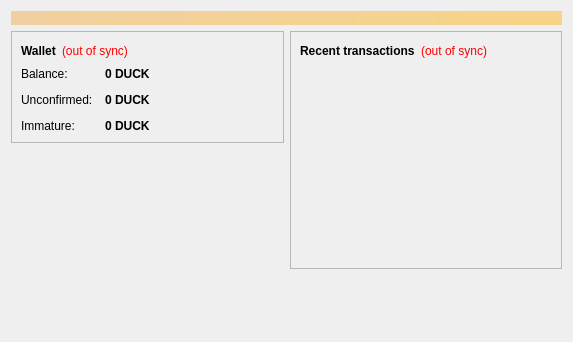
<?xml version="1.0" encoding="UTF-8"?>
<ui version="4.0">
 <class>OverviewPage</class>
 <widget class="QWidget" name="OverviewPage">
  <property name="geometry">
   <rect>
    <x>0</x>
    <y>0</y>
    <width>573</width>
    <height>342</height>
   </rect>
  </property>
  <property name="windowTitle">
   <string>Form</string>
  </property>
  <layout class="QVBoxLayout" name="topLayout">
   <item>
    <widget class="QLabel" name="labelAlerts">
     <property name="visible">
      <bool>false</bool>
     </property>
     <property name="styleSheet">
      <string notr="true">background-color: qlineargradient(x1: 0, y1: 0, x2: 1, y2: 0, stop:0 #F0D0A0, stop:1 #F8D488); color:#000000;</string>
     </property>
     <property name="wordWrap">
      <bool>true</bool>
     </property>
     <property name="margin">
      <number>3</number>
     </property>
    </widget>
   </item>
   <item>
    <layout class="QHBoxLayout" name="horizontalLayout" stretch="1,1">
     <item>
      <layout class="QVBoxLayout" name="verticalLayout_2">
       <item>
        <widget class="QFrame" name="frame">
         <property name="frameShape">
          <enum>QFrame::StyledPanel</enum>
         </property>
         <property name="frameShadow">
          <enum>QFrame::Raised</enum>
         </property>
         <layout class="QVBoxLayout" name="verticalLayout_4">
          <item>
           <layout class="QHBoxLayout" name="horizontalLayout_4">
            <item>
             <widget class="QLabel" name="label_5">
              <property name="font">
               <font>
                <weight>75</weight>
                <bold>true</bold>
               </font>
              </property>
              <property name="text">
               <string>Wallet</string>
              </property>
             </widget>
            </item>
            <item>
             <widget class="QLabel" name="labelWalletStatus">
              <property name="toolTip">
               <string>The displayed information may be out of date. Your wallet automatically synchronizes with the DuckBits network after a connection is established, but this process has not completed yet.</string>
              </property>
              <property name="styleSheet">
               <string notr="true">QLabel { color: red; }</string>
              </property>
              <property name="text">
               <string notr="true">(out of sync)</string>
              </property>
              <property name="alignment">
               <set>Qt::AlignLeading|Qt::AlignLeft|Qt::AlignVCenter</set>
              </property>
             </widget>
            </item>
            <item>
             <spacer name="horizontalSpacer_2">
              <property name="orientation">
               <enum>Qt::Horizontal</enum>
              </property>
              <property name="sizeHint" stdset="0">
               <size>
                <width>40</width>
                <height>20</height>
               </size>
              </property>
             </spacer>
            </item>
           </layout>
          </item>
          <item>
           <layout class="QFormLayout" name="formLayout_2">
            <property name="fieldGrowthPolicy">
             <enum>QFormLayout::AllNonFixedFieldsGrow</enum>
            </property>
            <property name="horizontalSpacing">
             <number>12</number>
            </property>
            <property name="verticalSpacing">
             <number>12</number>
            </property>
            <item row="0" column="0">
             <widget class="QLabel" name="label">
              <property name="text">
               <string>Balance:</string>
              </property>
             </widget>
            </item>
            <item row="0" column="1">
             <widget class="QLabel" name="labelBalance">
              <property name="font">
               <font>
                <weight>75</weight>
                <bold>true</bold>
               </font>
              </property>
              <property name="cursor">
               <cursorShape>IBeamCursor</cursorShape>
              </property>
              <property name="toolTip">
               <string>Your current balance</string>
              </property>
              <property name="text">
               <string notr="true">0 DUCK</string>
              </property>
              <property name="textInteractionFlags">
               <set>Qt::LinksAccessibleByMouse|Qt::TextSelectableByKeyboard|Qt::TextSelectableByMouse</set>
              </property>
             </widget>
            </item>
            <item row="1" column="0">
             <widget class="QLabel" name="label_3">
              <property name="text">
               <string>Unconfirmed:</string>
              </property>
             </widget>
            </item>
            <item row="1" column="1">
             <widget class="QLabel" name="labelUnconfirmed">
              <property name="font">
               <font>
                <weight>75</weight>
                <bold>true</bold>
               </font>
              </property>
              <property name="cursor">
               <cursorShape>IBeamCursor</cursorShape>
              </property>
              <property name="toolTip">
               <string>Total of transactions that have yet to be confirmed, and do not yet count toward the current balance</string>
              </property>
              <property name="text">
               <string notr="true">0 DUCK</string>
              </property>
              <property name="textInteractionFlags">
               <set>Qt::LinksAccessibleByMouse|Qt::TextSelectableByKeyboard|Qt::TextSelectableByMouse</set>
              </property>
             </widget>
            </item>
            <item row="2" column="0">
             <widget class="QLabel" name="labelImmatureText">
              <property name="text">
               <string>Immature:</string>
              </property>
             </widget>
            </item>
            <item row="2" column="1">
             <widget class="QLabel" name="labelImmature">
              <property name="font">
               <font>
                <weight>75</weight>
                <bold>true</bold>
               </font>
              </property>
              <property name="toolTip">
               <string>Mined balance that has not yet matured</string>
              </property>
              <property name="text">
               <string notr="true">0 DUCK</string>
              </property>
              <property name="textInteractionFlags">
               <set>Qt::LinksAccessibleByMouse|Qt::TextSelectableByKeyboard|Qt::TextSelectableByMouse</set>
              </property>
             </widget>
            </item>
           </layout>
          </item>
         </layout>
        </widget>
       </item>
       <item>
        <spacer name="verticalSpacer">
         <property name="orientation">
          <enum>Qt::Vertical</enum>
         </property>
         <property name="sizeHint" stdset="0">
          <size>
           <width>20</width>
           <height>40</height>
          </size>
         </property>
        </spacer>
       </item>
      </layout>
     </item>
     <item>
      <layout class="QVBoxLayout" name="verticalLayout_3">
       <item>
        <widget class="QFrame" name="frame_2">
         <property name="frameShape">
          <enum>QFrame::StyledPanel</enum>
         </property>
         <property name="frameShadow">
          <enum>QFrame::Raised</enum>
         </property>
         <layout class="QVBoxLayout" name="verticalLayout">
          <item>
           <layout class="QHBoxLayout" name="horizontalLayout_2">
            <item>
             <widget class="QLabel" name="label_4">
              <property name="text">
               <string>&lt;b&gt;Recent transactions&lt;/b&gt;</string>
              </property>
             </widget>
            </item>
            <item>
             <widget class="QLabel" name="labelTransactionsStatus">
              <property name="toolTip">
               <string>The displayed information may be out of date. Your wallet automatically synchronizes with the DuckBits network after a connection is established, but this process has not completed yet.</string>
              </property>
              <property name="styleSheet">
               <string notr="true">QLabel { color: red; }</string>
              </property>
              <property name="text">
               <string notr="true">(out of sync)</string>
              </property>
              <property name="alignment">
               <set>Qt::AlignRight|Qt::AlignTrailing|Qt::AlignVCenter</set>
              </property>
             </widget>
            </item>
            <item>
             <spacer name="horizontalSpacer">
              <property name="orientation">
               <enum>Qt::Horizontal</enum>
              </property>
              <property name="sizeHint" stdset="0">
               <size>
                <width>40</width>
                <height>20</height>
               </size>
              </property>
             </spacer>
            </item>
           </layout>
          </item>
          <item>
           <widget class="QListView" name="listTransactions">
            <property name="styleSheet">
             <string notr="true">QListView { background: transparent; }</string>
            </property>
            <property name="frameShape">
             <enum>QFrame::NoFrame</enum>
            </property>
            <property name="verticalScrollBarPolicy">
             <enum>Qt::ScrollBarAlwaysOff</enum>
            </property>
            <property name="horizontalScrollBarPolicy">
             <enum>Qt::ScrollBarAlwaysOff</enum>
            </property>
            <property name="selectionMode">
             <enum>QAbstractItemView::NoSelection</enum>
            </property>
           </widget>
          </item>
         </layout>
        </widget>
       </item>
       <item>
        <spacer name="verticalSpacer_2">
         <property name="orientation">
          <enum>Qt::Vertical</enum>
         </property>
         <property name="sizeHint" stdset="0">
          <size>
           <width>20</width>
           <height>40</height>
          </size>
         </property>
        </spacer>
       </item>
      </layout>
     </item>
    </layout>
   </item>
  </layout>
 </widget>
 <resources/>
 <connections/>
</ui>
